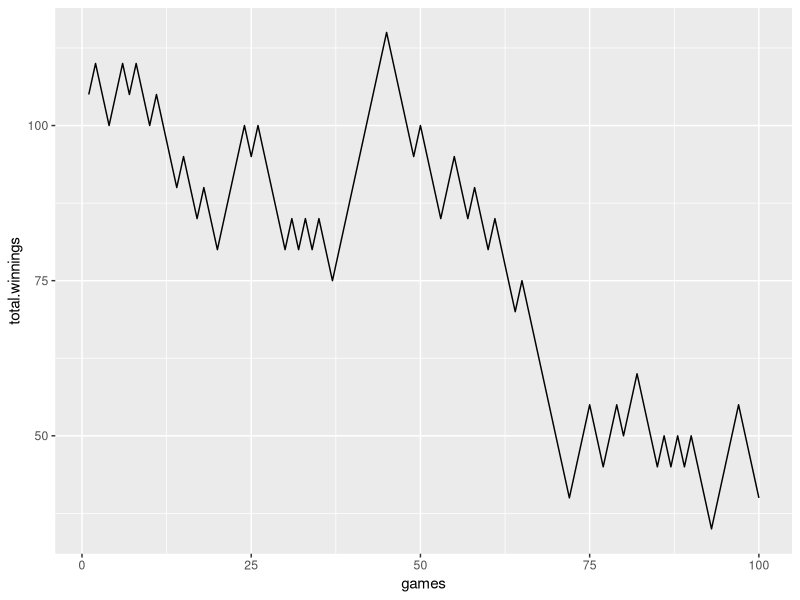

This chart was generated by the following R code:
# Global Simulations // No odds bets/other bets
library(dplyr)
library(tidyr)
library(data.table)
library(ggplot2)
rm(list = ls())
passline.win <- c(7,11)
passline.craps <- c(2,3,12)
passline.pass <- c(4,5,6,8,9,10,12)
n <- 100 #number of games
outcomes <- c() #results
starting.budget <- 100

#Simulate Craps 
craps <- function() {
  
  #Loop games
  for (i in 1:n) {
    pass.bet <- 5 #Pass line bet
    result <- 50 #starting cash
    
    #Dice Roll
    initial.roll <- sample(1:6,1) + sample(1:6,1)
    
    #7 or 11 wins
    if(initial.roll %in% passline.win) {  
      result <- 5
      
    #Craps Out  
    } else if (initial.roll %in% passline.craps) {
      result <- -5
    
    #Roll any point number (4,5,6,8,9,10)    
      } else {
        point <- initial.roll 
        roll <- sample(1:6,1) + sample(1:6,1)
        
          #7 out
          if (roll == 7) {
            result <- -5
            #print("7 out")
          }
          
          # Hit the point
          else if (roll == point) {
            result <- 5
            #print("hit the point initially")
          }
        
          #Keep rolling if point or 7 was not rolled
            while ( !(roll %in% c(7,point)) ) {
              roll <- sample(1:6,1) + sample(1:6,1)
              
          #Hit the point    
              if (roll == point) {
                result <- 5
                #print("hit the point in while loop")
                break
          # 7 Out      
              } else if (roll == 7){
                result <- -5
                #print('7 out in while loop')
                break
              }
            } #end of while loop
      }
    outcomes <- append(outcomes,result,after=length(outcomes)) 
    
  }
  games <- c(1:n)  #Number of Games
  outcomes <- data.frame(games,outcomes) %>% mutate(total.winnings=starting.budget-cumsum(outcomes))
  
  
  print(outcomes) #print results
  
  #Plot Results
  pl <- ggplot(outcomes,aes(x=games,y=total.winnings))
  
  pl2 <- pl + geom_line() 
  print(pl2)
  #
  
}

craps()
